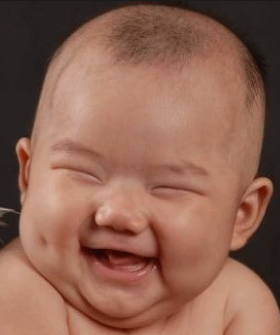
%> input picture 280x335 laughing baby.png, 280 x 335 px
$ octave histogram_specification.m   (GNU Octave 9; MATLAB toolbox functions it lacks are replaced by stand-ins)
%> lines starting %> are read from the running program, lines starting %| are printed output that depends on the picture
x=imread('280x335 laughing baby.png');
%> x is the input picture: size 335x280x3 uint8; mean R, G, B 142.8, 99.6, 83
x=rgb2gray(x);
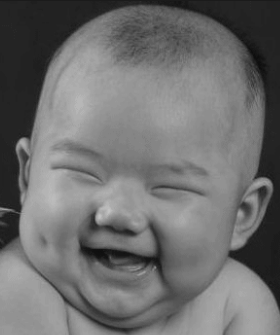
%> x: size 335x280 uint8; min 14, max 195, mean 110.6
z=imread('225x310 wowed baby.png');
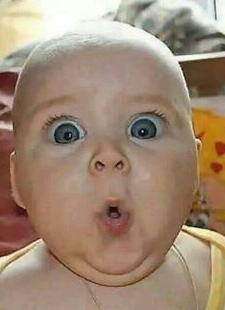
%> input picture 225x310 wowed baby.png, 225 x 310 px
%> z is the input picture: size 310x225x3 uint8; mean R, G, B 160.1, 137, 116.6
z=rgb2gray(z);
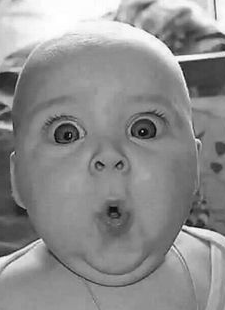
%> z: size 310x225 uint8; min 0, max 255, mean 141.6
bin=30;
%> (the run ends here)
